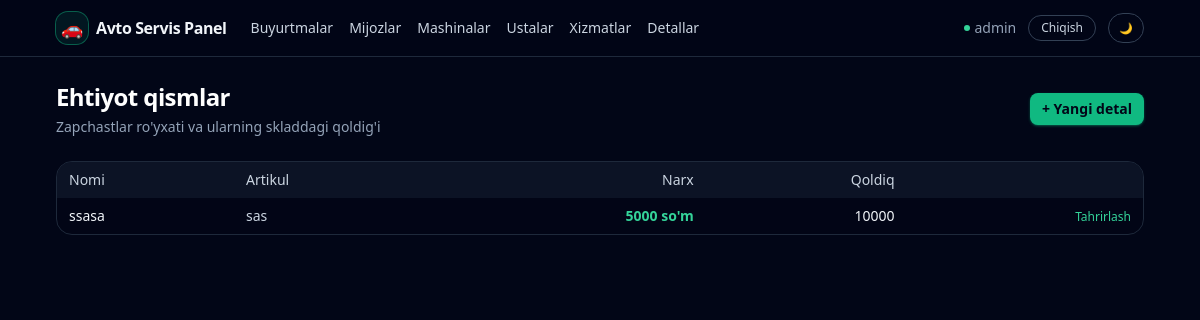
Before: /parts/ (signed in) with the older database file.
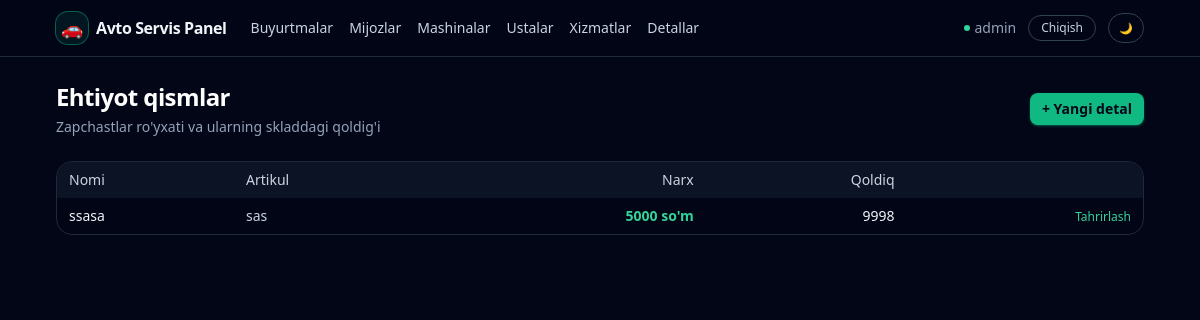
After: the same page with the newer database file.
### apps/models.py (models this page shows, shortened)
class Part(models.Model):
    name = models.CharField(_("Part name"), max_length=255)
    article = models.CharField(
        _("Article"), max_length=100, unique=True, db_index=True
    )
    price = models.DecimalField(_("Price"), max_digits=12, decimal_places=2)
    stock_quantity = models.PositiveIntegerField(_("Stock quantity"), default=0)
    class Meta:
        verbose_name = _("Part")
        verbose_name_plural = _("Parts")

### apps/views/services.py (the view)
# urls.py: path("parts/", part_list, name="part_list"),
@login_required
def part_list(request):
    parts = Part.objects.all().order_by("name")
    return render(request, "services/part_list.html", {"parts": parts})

### templates/services/part_list.html (shortened to what this page needs)
{% extends "base.html" %}
{% block content %}
<div class="flex items-center justify-between mb-6">
    <div>
        <h1 class="text-xl sm:text-2xl font-semibold tracking-tight text-white">Ehtiyot qismlar</h1>
        <p class="text-xs sm:text-sm text-slate-400 mt-1">
            Zapchastlar ro'yxati va ularning skladdagi qoldig'i
        </p>
    </div>
    <a href="{% url 'apps:part_create' %}"
       class="inline-flex items-center rounded-lg bg-emerald-500 hover:bg-emerald-400 px-3 py-1.5 text-xs sm:text-sm font-semibold text-slate-950 shadow shadow-emerald-500/40">
        + Yangi detal
    </a>
</div>
<div class="rounded-2xl border border-slate-800 bg-slate-950/60 overflow-hidden">
    <div class="overflow-x-auto">
        <table class="min-w-full text-xs sm:text-sm">
            <thead class="bg-slate-900/80 text-slate-300">
            <tr>
                <th class="px-3 py-2 text-left font-medium">Nomi</th>
                <th class="px-3 py-2 text-left font-medium">Artikul</th>
                <th class="px-3 py-2 text-right font-medium">Narx</th>
                <th class="px-3 py-2 text-right font-medium">Qoldiq</th>
                <th class="px-3 py-2 text-right font-medium"></th>
            </tr>
            </thead>
            <tbody class="divide-y divide-slate-800">
            {% for part in parts %}
                <tr>
                    <td class="px-3 py-2 text-slate-100">{{ part.name }}</td>
                    <td class="px-3 py-2 text-slate-300">{{ part.article }}</td>
                    <td class="px-3 py-2 text-right text-emerald-400 font-semibold">
                        {{ part.price|floatformat:0 }} so'm
                    </td>
                    <td class="px-3 py-2 text-right text-slate-100">
                        {{ part.stock_quantity }}
                    </td>
                    <td class="px-3 py-2 text-right">
                        <a href="{% url 'apps:part_update' part.pk %}"
                           class="text-xs text-emerald-400 hover:text-emerald-300">
                            Tahrirlash
                        </a>
                    </td>
                </tr>
            {% empty %}
                <tr>
                    <td colspan="5" class="px-3 py-4 text-center text-slate-500">
                        Ehtiyot qismlar hozircha kiritilmagan
                    </td>
                </tr>
            {% endfor %}
            </tbody>
        </table>
    </div>
</div>
{% endblock %}

Changed rows visible on the page:
changed Part "ssasa": stock_quantity "10000" → "9998"
